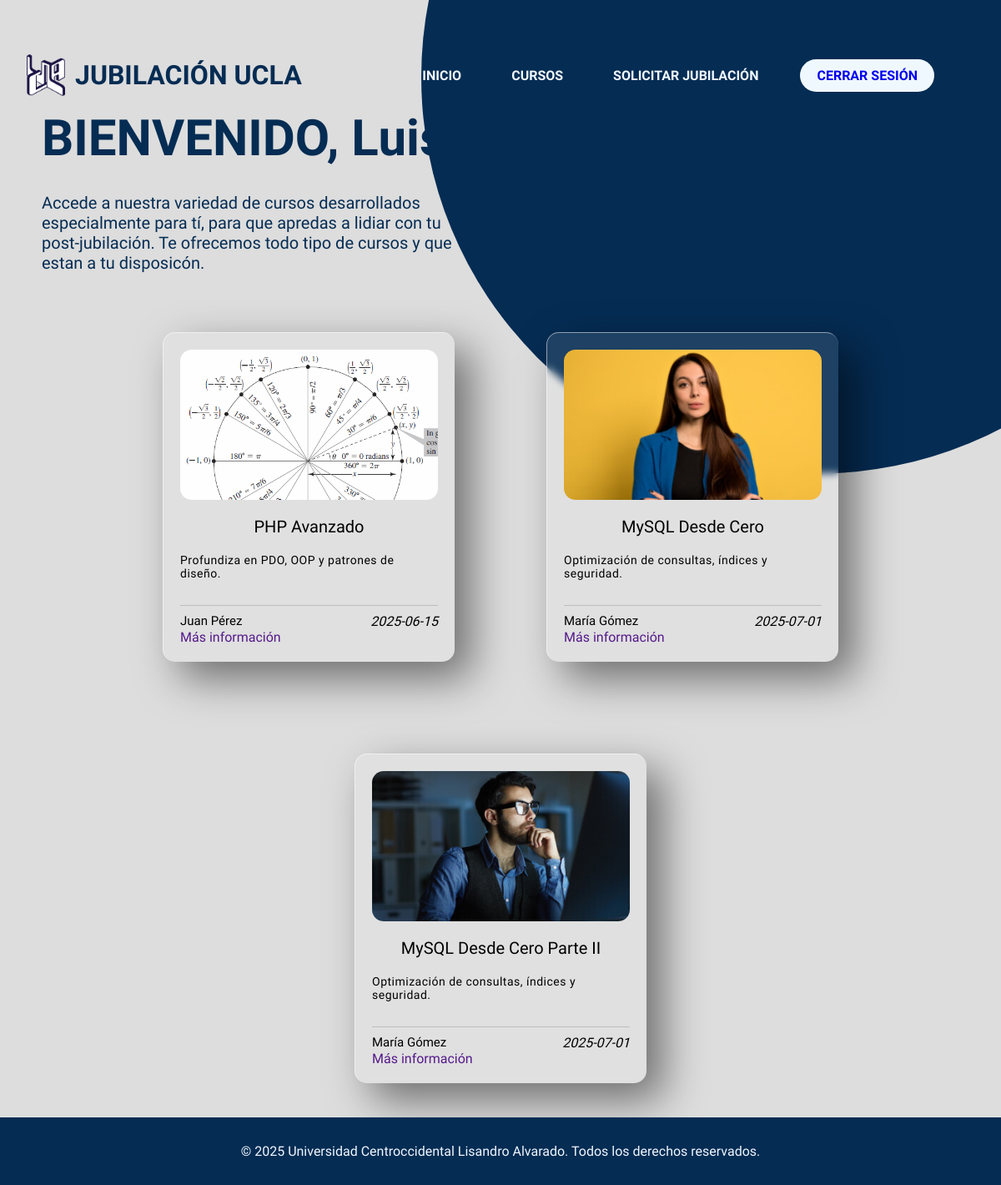
The app's page /?controlador=gestionCursos&metodo=cursosVistaEmpleado (signed in) with its own data.
### tables this page shows
CREATE TABLE `interfazempleado` (
  `id` int(11) NOT NULL,
  `id_user` int(11) NOT NULL,
  `texto_inicio` varchar(250) NOT NULL,
  `texto_gestion1` varchar(500) NOT NULL,
  `texto_gestion2` varchar(500) NOT NULL,
  `titulo_gestion` varchar(500) NOT NULL,
  `texto_consultar1` varchar(500) NOT NULL,
  `titulo_consultar` varchar(200) NOT NULL,
  `texto_curso` varchar(500) NOT NULL,
  `texto_soli` varchar(500) NOT NULL,
  `titulo_soli` varchar(200) NOT NULL
);

CREATE TABLE `cursos` (
  `id` int(10) UNSIGNED NOT NULL,
  `titulo` varchar(225) NOT NULL,
  `descripcion` text NOT NULL,
  `imagen` varchar(255) NOT NULL,
  `instructor` varchar(150) NOT NULL,
  `fecha` date NOT NULL,
  `created_at` timestamp NOT NULL DEFAULT current_timestamp(),
  `updated_at` timestamp NOT NULL DEFAULT current_timestamp() ON UPDATE current_timestamp()
);

### src/controllers/GestionCursosControlador.php (called while the page is built, shortened)
<?php
class GestionCursosControlador {
    public function CursosVistaEmpleado(): void {
        include_once  __DIR__ . '/../views/empleado/cursosEmpleado.php';
    }
}
?>

### public/index.php (called while the page is built)
<?php
    require_once __DIR__ . '/../src/routes/router.php';
    $router = new Router();
    $router->ejecutar();
?>

### src/models/Curso.php (called while the page is built, shortened)
<?php
class Curso {
    private $pdo;
    public function __construct($pdo) {
        $this->pdo = $pdo;
    }
    public function CargarCursos() {
        $sql = "SELECT * FROM cursos";
        $stmt = $this->pdo->prepare($sql);
        $stmt->execute();
        if($stmt){
            return $stmt;
        }
    }
}
?>

### src/views/empleado/cursosEmpleado.php (the view, shortened to what this page needs)
<!DOCTYPE html>
<html lang="en">
<head>
    <link rel="stylesheet" href="../src/css/styleinicio.css">
    <link rel="stylesheet" href="../src/css/stylecurso1.css">
</head>
<body>
    <header>
        <div class="logo">
            <img src="../src/img/logoucla.png" alt="Logo">
            <h1>JUBILACIÓN UCLA</h1>
        </div>
        <?php
            if (isset($_SESSION['ci'])) {
                if(isset($_SESSION['rol'])) {
                    if ($_SESSION['rol'] == 'empleado') {
                        include_once __DIR__ . '/../navs/navInicioEmpleado.php';
                    }
                }
            } else {
                include 'navs/navInicio.php';
            }
            include_once __DIR__ . "/../../../config/connection_db.php";
            $sql = "SELECT * FROM interfazempleado WHERE id = 1";
            $stmt = $pdo->prepare($sql);
            $stmt->execute();
            $texto = $stmt->fetch();
        ?>
    </header>
    <div class="container">
            <h1>
                <?php
                if (isset($_SESSION['rol'])) {
                    echo "BIENVENIDO, " . $_SESSION['name'] . " " . $_SESSION['lastname'] . ".";
                } else {
                    echo "SISTEMA DE JUBILACIÓN UCLA";
                }
                ?>
            </h1>
            <P>
                <?php
                if (isset($_SESSION['rol'])) {
                    if ($_SESSION['rol'] == 'empleado') {
                        echo $texto['texto_curso'];
                    }
                } else {
                    echo "Solicita tu jubilación de una forma fácil y rápida con unos cuantos clicks.";
                }
                ?>
            </P>
        </div>
    <main>
        <div class="container__background-circule">
            <div class="circule"></div>
        </div>
        <div class="container__cards">
            <?php
                require_once __DIR__ . '/../../../config/connection_db.php';
                require_once __DIR__ . '/../../models/Curso.php';
                $cursos = new Curso($pdo);
                $cursos = $cursos->CargarCursos();
                while($row = $cursos->fetch()) {
                    $titulo = htmlspecialchars($row['titulo']);
                    $descripcion = htmlspecialchars($row['descripcion']);
                    $imagen = htmlspecialchars($row['imagen']);
                    $instructor = htmlspecialchars($row['instructor']);
                    $fecha = htmlspecialchars($row['fecha']);
                    echo <<<HTML
                    <div class="card">
                        <div class="cover__card">
                            <img src="$imagen" alt="Portada del curso">
                        </div>
                        <h2>$titulo</h2>
                        <p>$descripcion</p>
                        <hr>
                        <div class="footer__card">
                            <h3 class="user__name">$instructor</h3>
                            <i>$fecha</i>
                        </div>
                        <div>
                            <a href="" class="btn__card">Más información</a>
                        </div>
                    </div>
                    HTML;
                }
            ?>
            </div>
    </main>
    <footer>
        &copy; 2025 Universidad Centroccidental Lisandro Alvarado. Todos los derechos reservados.
    </footer>
</body>
</html>

### src/routes/router.php (shortened to what this page needs)
<?php
class Router {
    public function ejecutar(): void {
        $controlador = $_GET['controlador'] ?? 'inicio';
        $metodo = $_GET['metodo'] ?? 'inicio';
        $controlador = ucfirst($controlador) . 'Controlador';
        $rutaControlador =  __DIR__ . '/../controllers/' . $controlador . '.php';
        if (file_exists($rutaControlador)) {
            if (class_exists($controlador)) {
                $obj = new $controlador();
                if (method_exists($obj, $metodo)) {
                    $obj->$metodo();
                    return;
                }
            }
        }
    }
}
?>

### src/views/navs/navInicioEmpleado.php
<nav>
    <ul>
        <li class="boton"><a href="?controlador=inicio&metodo=inicio">INICIO</a></li>
        <li class="boton"><a href="?controlador=gestionCursos&metodo=cursosVistaEmpleado">CURSOS</a></li>
        <li class="boton"><a href="?controlador=gestionSolicitud&metodo=inicioVistaEmpleado">SOLICITAR JUBILACIÓN</a></li>
        <li class="boton-iniciar-sesion"><a href="?controlador=autenticacion&metodo=logout">CERRAR SESIÓN</a></li>
    </ul>
</nav>

### src/css/styleinicio.css (style rules this page uses)
* { font-family: "Chocolate Classical Sans", sans-serif; margin: 0; padding: 0; box-sizing: border-box; }
body { background-color: #dddddd; min-height: 100vh; display: flex; flex-direction: column; overflow-x: hidden; }
header { background-color: transparent; padding: 15px 30px; margin-top: 50px; margin-right: 50px; display: flex; justify-content: space-between; align-items: center; z-index: 100; position: relative; }
header h1 { color: #052c53; margin: 0; }
.logo { display: flex; align-items: center; gap: 10px; }
.logo img { width: 50px; height: 50px; object-fit: contain; }
.container__background-circule { position: fixed; top: 50%; left: 50%; transform: translate(-5%, -90%) scale(1.05); z-index: -1; width: 950px; height: 950px; }
.circule { position: absolute; border-radius: 50%; width: 100%; height: 100%; background: linear-gradient(to left, #052c53, #052c53); right: 0; top: 0; animation: t1 8s ease infinite; }
.boton-iniciar-sesion { background-color: aliceblue; border-radius: 50px; padding: 10px 20px; color: #052c53; text-decoration: none; font-weight: bold; display: inline-block; }
.boton { text-decoration: none; font-weight: bold; padding: 10px; }
.boton a { color: aliceblue; }
main { display: flex; flex-direction: row; align-items: center; justify-content: space-around; flex-grow: 1; position: relative; }
.container { display: flex; flex-direction: column; padding-left: 50px; padding-top: 0px; z-index: 2; max-width: 50%; }
.container h1 { color: #052c53; font-size: clamp(32px, 5vw, 60px); margin-bottom: 20px; }
.container p { color: #052c53; font-size: clamp(16px, 2vw, 20px); margin: 10px 0 30px; max-width: 90%; }
footer { background-color: #052c53; color: aliceblue; text-align: center; padding: 31px; width: 100%; position: relative; margin-top: auto; }
ul { list-style: none; display: flex; gap: 20px; }
a { text-decoration: none; }
nav ul li { margin-left: 20px; }
@media (max-width: 1200px) { .container__background-circule { transform: translate(-10%, -115%) scale(1); } }

### src/css/stylecurso1.css (style rules this page uses)
body { background-color: #dddddd; display: flex; flex-direction: column; }
.container__cards { display: flex; flex-wrap: wrap; justify-content: center; gap: 30px; }
.card { width: 350px; margin: 30px; padding: 20px; box-shadow: 20px 20px 50px rgba(0,0,0,0.5); background: rgba(255, 255, 255, 0.1); border-left: 1px solid rgba(255, 255, 255, 0.5); border-top: 1px solid rgba(255, 255, 255, 0.5); border-radius: 15px; backdrop-filter: blur(5px); -webkit-backdrop-filter: blur(5px); transition: all 300ms; }
.cover__card { width: 100%; height: 180px; border-radius: 14px; overflow: hidden; }
.cover__card img { width: 110%; transition: all 300ms; }
.card h2 { font-size: 20px; font-weight: 400; margin-top: 20px; color: #000000; text-align: center; }
.card p { margin-top: 20px; font-size: 14px; font-weight: 300; color: #000000; letter-spacing: 0.5px; }
.footer__card { margin-top: 10px; display: flex; color: #000000; justify-content: space-between; }
.footer__card h3 { font-size: 15px; font-weight: 500; }
footer { background-color: #052c53; text-align: center; padding: 31px; }
main { flex: 1; display: flex; justify-content: center; }
@media screen and (max-width:1200px) { .container__cards { position: relative; top: 0; left: 0; transform: none; } }
@media screen and (max-width:1200px) { .card { margin: 40px; } }
@media screen and (max-width:1200px) { main { margin: 1px 0; } }

### records on screen
interfazempleado: texto_curso "Accede a nuestra variedad de cursos desarrollados especialmente para tí, para que apredas a lidiar con tu post-jubilación. Te ofrecemos todo tipo de cursos y que estan a tu disposicón."
cursos: imagen (picture), titulo "PHP Avanzado", descripcion "Profundiza en PDO, OOP y patrones de diseño.", instructor "Juan Pérez", fecha "2025-06-15"
cursos: imagen (picture), titulo "MySQL Desde Cero", descripcion "Optimización de consultas, índices y seguridad.", instructor "María Gómez", fecha "2025-07-01"
cursos: imagen (picture), titulo "MySQL Desde Cero Parte II", descripcion "Optimización de consultas, índices y seguridad.", instructor "María Gómez", fecha "2025-07-01"

### other values on screen
$_SESSION['name'] "Luis"
